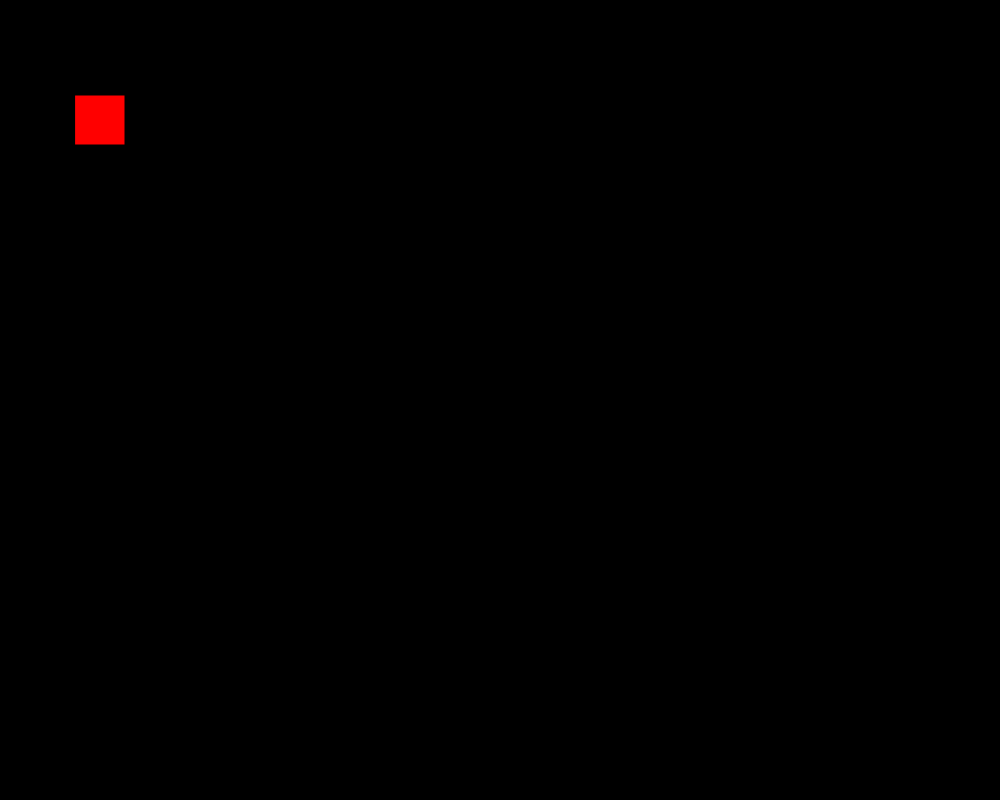
Frame 1 (no input)
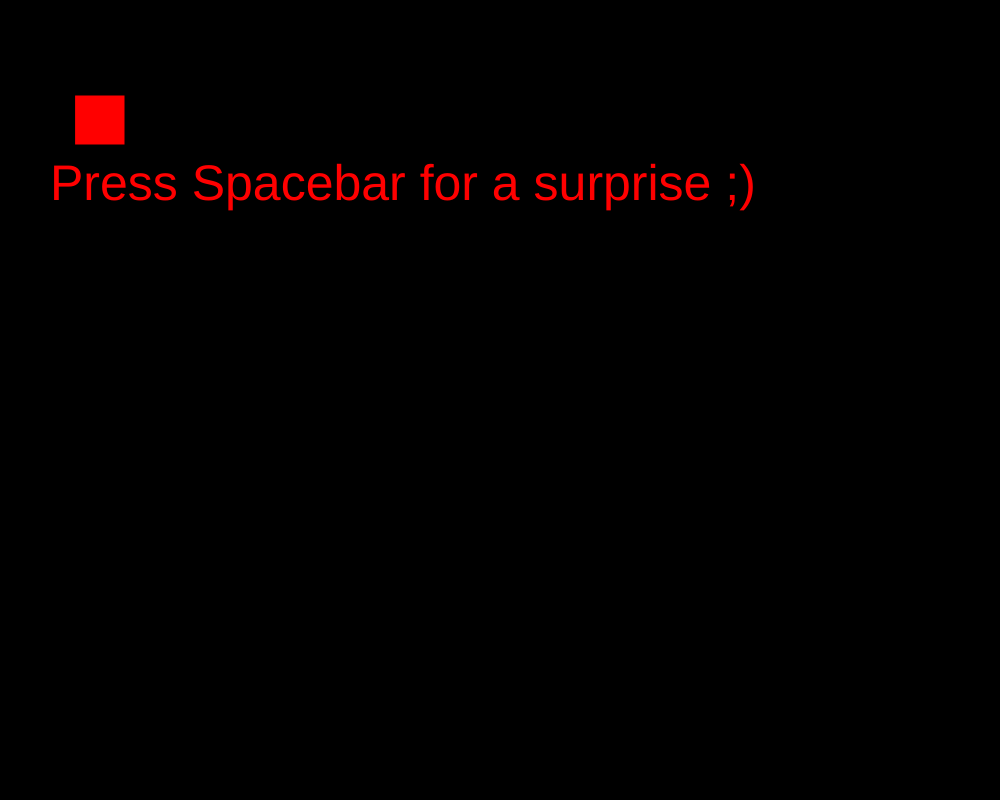
Frame 60 (no input)
Frame 120 (the mouse pressed at the canvas centre since frame 60): identical to frame 60, image omitted

The p5.js sketch that drew these frames (run headless with seeded random() and noise() and a simulated clock; from frame 60 on, the mouse is pressed at the canvas centre):

// p5.js sketch
// ── sketch.js
let x=100;
let y=120;


function setup() {
  // put setup code here
  createCanvas(1000,800);
}

function draw() {
  // put drawing code here
  background(0);
textSize(50);
text('Press Spacebar for a surprise ;)',50,200);

  //draw Square
  drawSquare();

  //move Square
  if(keyIsDown(37)){
    x-=20;
  }

  if(keyIsDown(39)){
    x+=20;
  }

  if(keyIsDown(38)){
    y-=20;
  }

  if(keyIsDown(40)){
    y+=20;
  }
//GAME OVER

  if(keyCode===(32)){
  background(0);
  textSize(50);
  text('YOU DIED',width/2-100,height/2);
  textSize(40);
  text('You suck, leave and go home :)',width/2-250,height/2+50);
  }

}


function drawSquare(){
  fill(255,0,0);
  rectMode(CENTER);
  rect(x,y,50,50);


}
